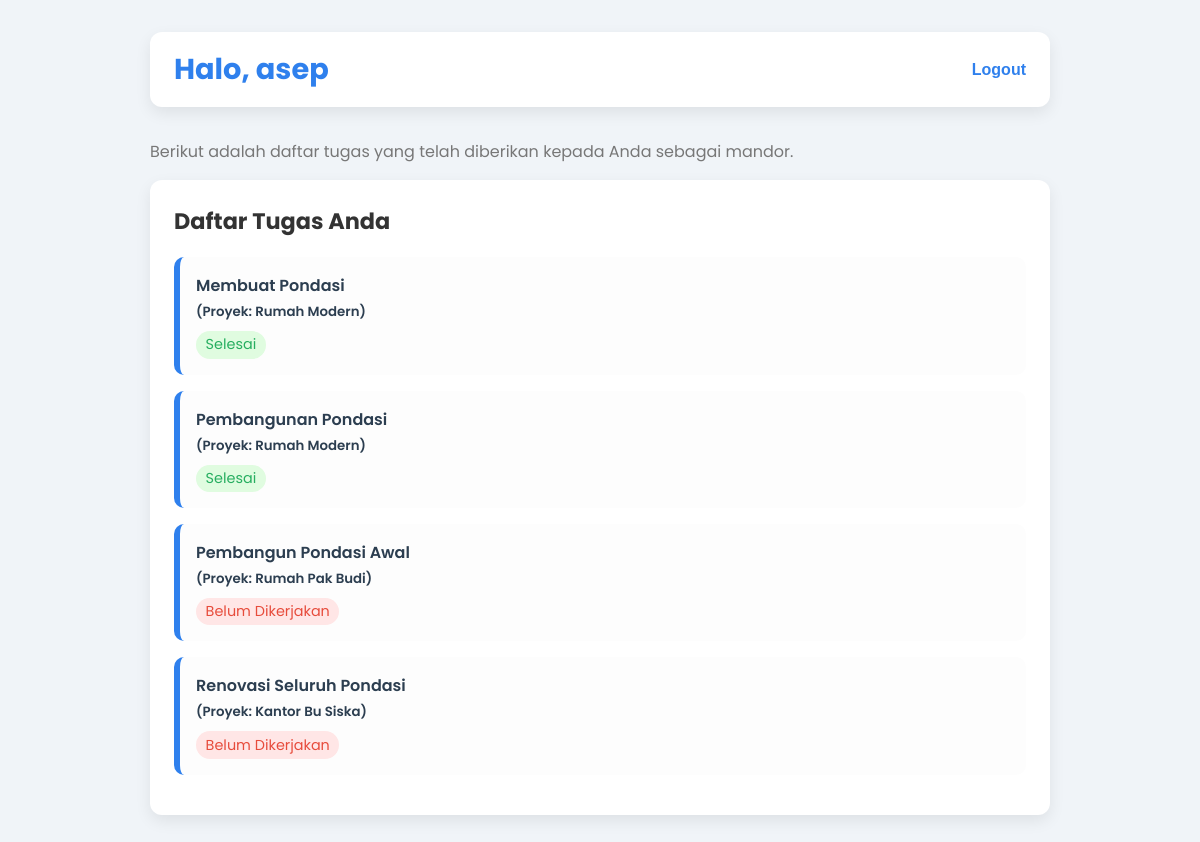
The app's page /app/dashboard/mandor/ (signed in) with its own data.
### perancangan/models.py (models this page shows, shortened)
class Tugas(models.Model):
    STATUS_CHOICES = (
        ('belum', 'Belum Dikerjakan'),
        ('dikerjakan', 'Sedang Dikerjakan'),
        ('selesai', 'Selesai'),
        ('revisi', 'Butuh Revisi'),
    )
    proyek = models.ForeignKey(Proyek, on_delete=models.CASCADE, related_name='tugas')
    nama_tugas = models.CharField(max_length=200)
    deskripsi = models.TextField(blank=True)
    status = models.CharField(max_length=20, choices=STATUS_CHOICES, default='belum')
    mandor_penanggung_jawab = models.ForeignKey(User, on_delete=models.SET_NULL, null=True, blank=True, related_name='tugas_mandor')

class Proyek(models.Model):
    nama_proyek = models.CharField(max_length=200)
    lokasi = models.CharField(max_length=255)
    tanggal_mulai = models.DateField()
    tanggal_selesai = models.DateField(null=True, blank=True)
    arsitek = models.ForeignKey(User, on_delete=models.SET_NULL, null=True, related_name='proyek_arsitek')
    mandor_bertugas = models.ManyToManyField(User, related_name='proyek_mandor', blank=True)

### perancangan/views.py (the view)
# urls.py: path('dashboard/mandor/', views.dashboard_mandor, name='dashboard_mandor'),
@login_required
def dashboard_mandor(request):
    if not hasattr(request.user, 'profil') or request.user.profil.peran != 'mandor':
        return redirect('pilih_peran')
    tugas_list = Tugas.objects.filter(mandor_penanggung_jawab=request.user)
    context = {
        'tugas_saya': tugas_list,
    }
    return render(request, 'perancangan/dashboard_mandor.html', context)

### perancangan/templates/perancangan/dashboard_mandor.html (shortened to what this page needs)
<!DOCTYPE html>
<html lang="id">
<head>
</head>
<body>
<div class="container">
    <div class="header">
        <h1>Halo, {{ user.username }}</h1>
        <form action="{% url 'perancangan:logout' %}" method="post" class="logout-form">
            <button type="submit">Logout</button>
        </form>
    </div>
    <p class="welcome">Berikut adalah daftar tugas yang telah diberikan kepada Anda sebagai mandor.</p>
    <div class="tugas-section">
        <h2>Daftar Tugas Anda</h2>
        <ul class="tugas-list">
            {% for tugas in tugas_saya %}
                <li>
                    <a href="{% url 'perancangan:detail_tugas' tugas.id %}">
                        {{ tugas.nama_tugas }} <br>
                        <small>(Proyek: {{ tugas.proyek.nama_proyek }})</small>
                    </a><br>
                    <span class="status status-{{ tugas.status }}">{{ tugas.get_status_display }}</span>
                </li>
            {% empty %}
                <li class="message">Belum ada tugas yang ditugaskan kepada Anda.</li>
            {% endfor %}
        </ul>
    </div>
</div>
</body>
</html>

### perancangan/templates/perancangan/dashboard_mandor.html (style rules this page uses)
:root { --primary: #2f80ed; --bg: #f0f4f8; --card-bg: #fff; --text-dark: #333; --text-muted: #777; --shadow: 0 6px 16px rgba(0, 0, 0, 0.08); }
* { margin: 0; padding: 0; box-sizing: border-box; }
body { font-family: 'Poppins', sans-serif; background: var(--bg); color: var(--text-dark); padding: 2rem; }
.container { max-width: 900px; margin: auto; }
.header { display: flex; justify-content: space-between; align-items: center; background: var(--card-bg); padding: 1rem 1.5rem; border-radius: 12px; box-shadow: var(--shadow); margin-bottom: 2rem; }
h1 { font-size: 1.8rem; color: var(--primary); }
.logout-form button { background: none; border: none; color: var(--primary); cursor: pointer; font-weight: 600; font-size: 1rem; }
.welcome { margin-bottom: 1rem; font-size: 1rem; color: var(--text-muted); }
.tugas-section { background: var(--card-bg); border-radius: 12px; padding: 1.5rem; box-shadow: var(--shadow); }
h2 { font-size: 1.4rem; margin-bottom: 1.2rem; }
.tugas-list { list-style: none; }
.tugas-list li { padding: 1rem; margin-bottom: 1rem; background: #fdfdfd; border-left: 6px solid var(--primary); border-radius: 10px; transition: all 0.2s ease; }
.tugas-list a { text-decoration: none; color: #2c3e50; font-weight: 600; }
.status { display: inline-block; margin-top: 0.5rem; font-size: 0.9rem; padding: 0.2rem 0.6rem; border-radius: 20px; }
.status-belum { background: #ffe6e6; color: #e74c3c; }
.status-selesai { background: #e0fce0; color: #27ae60; }

### records on screen
Tugas: nama_tugas "Membuat Pondasi", proyek.nama_proyek "Rumah Modern", status "Selesai"
Tugas: nama_tugas "Pembangunan Pondasi", proyek.nama_proyek "Rumah Modern", status "Selesai"
Tugas: nama_tugas "Pembangun Pondasi Awal", proyek.nama_proyek "Rumah Pak Budi", status "Belum Dikerjakan"
Tugas: nama_tugas "Renovasi Seluruh Pondasi", proyek.nama_proyek "Kantor Bu Siska", status "Belum Dikerjakan"

### other values on screen
{{ user.username }} "asep"
